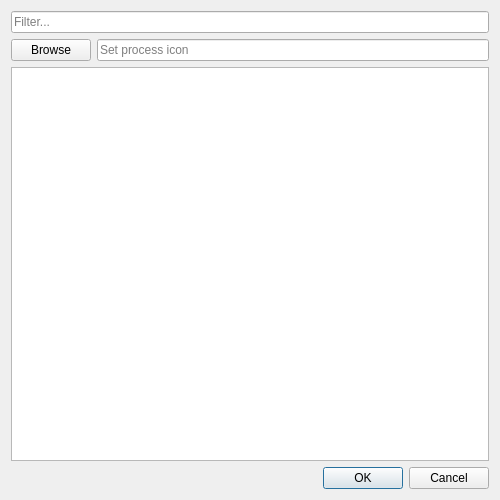
<?xml version="1.0" encoding="UTF-8"?>
<ui version="4.0">
 <class>ProcessDialog</class>
 <widget class="QDialog" name="ProcessDialog">
  <property name="geometry">
   <rect>
    <x>0</x>
    <y>0</y>
    <width>500</width>
    <height>500</height>
   </rect>
  </property>
  <property name="windowTitle">
   <string>Process list</string>
  </property>
  <property name="windowIcon">
   <iconset resource="../resources.qrc">
    <normaloff>:/app-icon.svg</normaloff>:/app-icon.svg</iconset>
  </property>
  <layout class="QVBoxLayout" name="verticalLayout">
   <item>
    <widget class="QLineEdit" name="filterLineEdit">
     <property name="placeholderText">
      <string>Filter...</string>
     </property>
    </widget>
   </item>
   <item>
    <layout class="QHBoxLayout" name="horizontalLayout_2">
     <item>
      <widget class="QPushButton" name="iconBrowseButton">
       <property name="text">
        <string>Browse</string>
       </property>
      </widget>
     </item>
     <item>
      <widget class="QLineEdit" name="iconPathLineEdit">
       <property name="placeholderText">
        <string>Set process icon</string>
       </property>
      </widget>
     </item>
    </layout>
   </item>
   <item>
    <widget class="QListWidget" name="listWidget">
     <property name="sortingEnabled">
      <bool>true</bool>
     </property>
    </widget>
   </item>
   <item>
    <widget class="QDialogButtonBox" name="buttonBox">
     <property name="cursor">
      <cursorShape>PointingHandCursor</cursorShape>
     </property>
     <property name="orientation">
      <enum>Qt::Horizontal</enum>
     </property>
     <property name="standardButtons">
      <set>QDialogButtonBox::Cancel|QDialogButtonBox::Ok</set>
     </property>
    </widget>
   </item>
  </layout>
 </widget>
 <resources>
  <include location="../resources.qrc"/>
 </resources>
 <connections>
  <connection>
   <sender>buttonBox</sender>
   <signal>accepted()</signal>
   <receiver>ProcessDialog</receiver>
   <slot>accept()</slot>
   <hints>
    <hint type="sourcelabel">
     <x>248</x>
     <y>254</y>
    </hint>
    <hint type="destinationlabel">
     <x>157</x>
     <y>274</y>
    </hint>
   </hints>
  </connection>
  <connection>
   <sender>buttonBox</sender>
   <signal>rejected()</signal>
   <receiver>ProcessDialog</receiver>
   <slot>reject()</slot>
   <hints>
    <hint type="sourcelabel">
     <x>316</x>
     <y>260</y>
    </hint>
    <hint type="destinationlabel">
     <x>286</x>
     <y>274</y>
    </hint>
   </hints>
  </connection>
 </connections>
</ui>
